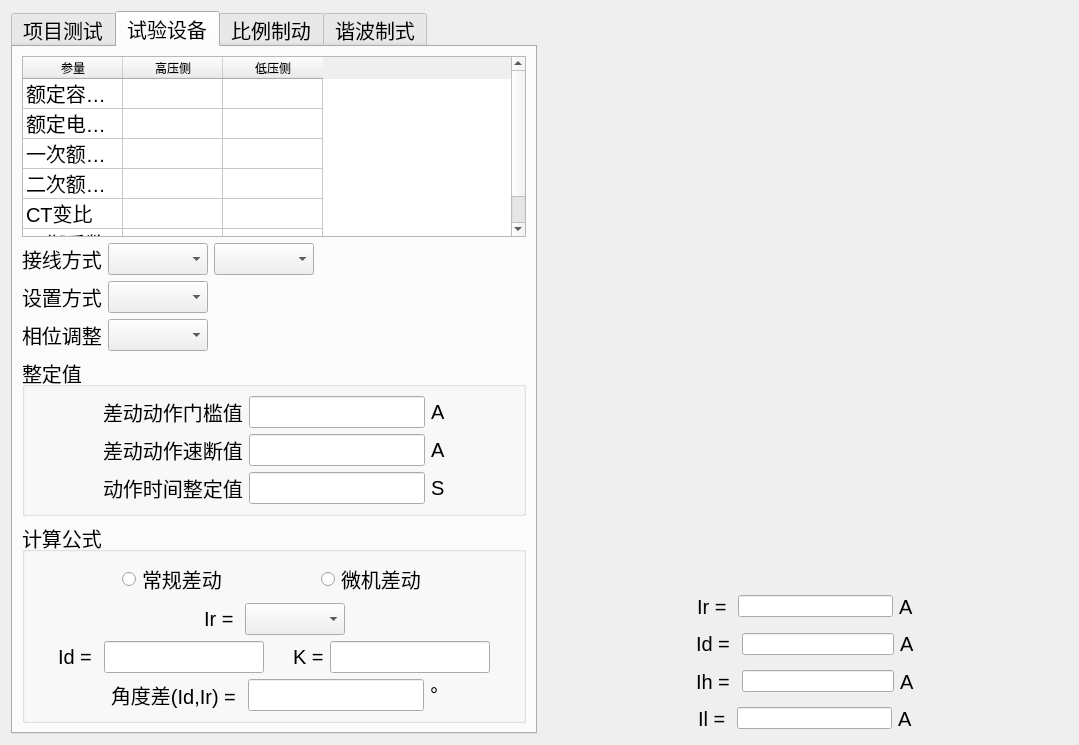
<?xml version="1.0" encoding="UTF-8"?>
<ui version="4.0">
 <class>ui_015</class>
 <widget class="QWidget" name="ui_015">
  <property name="geometry">
   <rect>
    <x>0</x>
    <y>0</y>
    <width>1079</width>
    <height>745</height>
   </rect>
  </property>
  <property name="windowTitle">
   <string>Form</string>
  </property>
  <layout class="QHBoxLayout" name="horizontalLayout_23" stretch="1,1">
   <item>
    <widget class="QTabWidget" name="tabWidget">
     <property name="font">
      <font>
       <pointsize>15</pointsize>
      </font>
     </property>
     <property name="currentIndex">
      <number>1</number>
     </property>
     <widget class="QWidget" name="tab_xmcs">
      <attribute name="title">
       <string>项目测试</string>
      </attribute>
      <layout class="QVBoxLayout" name="verticalLayout_5" stretch="3,2,2,1">
       <item>
        <widget class="QGroupBox" name="groupBox">
         <property name="title">
          <string>测试项目</string>
         </property>
         <layout class="QVBoxLayout" name="verticalLayout">
          <item>
           <widget class="QRadioButton" name="radioButton_2">
            <property name="text">
             <string>比例制动边界搜索</string>
            </property>
           </widget>
          </item>
          <item>
           <widget class="QRadioButton" name="radioButton">
            <property name="text">
             <string>比例制动定点搜索</string>
            </property>
           </widget>
          </item>
          <item>
           <widget class="QRadioButton" name="radioButton_4">
            <property name="text">
             <string>谐波制动边界搜索</string>
            </property>
           </widget>
          </item>
          <item>
           <widget class="QRadioButton" name="radioButton_3">
            <property name="text">
             <string>谐波制动定点搜索</string>
            </property>
           </widget>
          </item>
         </layout>
        </widget>
       </item>
       <item>
        <layout class="QHBoxLayout" name="horizontalLayout">
         <item>
          <widget class="QGroupBox" name="groupBox_2">
           <property name="title">
            <string>测试方式</string>
           </property>
           <layout class="QVBoxLayout" name="verticalLayout_2">
            <item>
             <widget class="QRadioButton" name="radioButton_5">
              <property name="text">
               <string>三路电流差动</string>
              </property>
             </widget>
            </item>
            <item>
             <widget class="QRadioButton" name="radioButton_6">
              <property name="text">
               <string>六路电流差动</string>
              </property>
             </widget>
            </item>
           </layout>
          </widget>
         </item>
         <item>
          <widget class="QGroupBox" name="groupBox_3">
           <property name="title">
            <string>搜索方式</string>
           </property>
           <layout class="QVBoxLayout" name="verticalLayout_3">
            <item>
             <widget class="QRadioButton" name="radioButton_7">
              <property name="text">
               <string>单向逼近</string>
              </property>
             </widget>
            </item>
            <item>
             <widget class="QRadioButton" name="radioButton_8">
              <property name="text">
               <string>双向逼近</string>
              </property>
             </widget>
            </item>
           </layout>
          </widget>
         </item>
        </layout>
       </item>
       <item>
        <widget class="QGroupBox" name="groupBox_4">
         <property name="title">
          <string>测试时间</string>
         </property>
         <layout class="QVBoxLayout" name="verticalLayout_4">
          <item>
           <layout class="QHBoxLayout" name="horizontalLayout_2">
            <item>
             <spacer name="horizontalSpacer">
              <property name="orientation">
               <enum>Qt::Horizontal</enum>
              </property>
              <property name="sizeHint" stdset="0">
               <size>
                <width>40</width>
                <height>20</height>
               </size>
              </property>
             </spacer>
            </item>
            <item>
             <widget class="QLabel" name="label">
              <property name="text">
               <string>最长测试时间</string>
              </property>
             </widget>
            </item>
            <item>
             <widget class="QLineEdit" name="lineEdit"/>
            </item>
            <item>
             <widget class="QLabel" name="label_2">
              <property name="text">
               <string>S</string>
              </property>
             </widget>
            </item>
            <item>
             <spacer name="horizontalSpacer_2">
              <property name="orientation">
               <enum>Qt::Horizontal</enum>
              </property>
              <property name="sizeHint" stdset="0">
               <size>
                <width>40</width>
                <height>20</height>
               </size>
              </property>
             </spacer>
            </item>
           </layout>
          </item>
          <item>
           <layout class="QHBoxLayout" name="horizontalLayout_3">
            <item>
             <spacer name="horizontalSpacer_3">
              <property name="orientation">
               <enum>Qt::Horizontal</enum>
              </property>
              <property name="sizeHint" stdset="0">
               <size>
                <width>40</width>
                <height>20</height>
               </size>
              </property>
             </spacer>
            </item>
            <item>
             <widget class="QLabel" name="label_3">
              <property name="text">
               <string>测试间隔时间</string>
              </property>
             </widget>
            </item>
            <item>
             <widget class="QLineEdit" name="lineEdit_2"/>
            </item>
            <item>
             <widget class="QLabel" name="label_4">
              <property name="text">
               <string>S</string>
              </property>
             </widget>
            </item>
            <item>
             <spacer name="horizontalSpacer_4">
              <property name="orientation">
               <enum>Qt::Horizontal</enum>
              </property>
              <property name="sizeHint" stdset="0">
               <size>
                <width>40</width>
                <height>20</height>
               </size>
              </property>
             </spacer>
            </item>
           </layout>
          </item>
         </layout>
        </widget>
       </item>
       <item>
        <layout class="QHBoxLayout" name="horizontalLayout_4">
         <item>
          <spacer name="horizontalSpacer_5">
           <property name="orientation">
            <enum>Qt::Horizontal</enum>
           </property>
           <property name="sizeHint" stdset="0">
            <size>
             <width>40</width>
             <height>20</height>
            </size>
           </property>
          </spacer>
         </item>
         <item>
          <widget class="QLabel" name="label_5">
           <property name="text">
            <string>分辨率</string>
           </property>
          </widget>
         </item>
         <item>
          <widget class="QLineEdit" name="lineEdit_3"/>
         </item>
         <item>
          <spacer name="horizontalSpacer_6">
           <property name="orientation">
            <enum>Qt::Horizontal</enum>
           </property>
           <property name="sizeHint" stdset="0">
            <size>
             <width>40</width>
             <height>20</height>
            </size>
           </property>
          </spacer>
         </item>
        </layout>
       </item>
      </layout>
     </widget>
     <widget class="QWidget" name="tab_sysb">
      <attribute name="title">
       <string>试验设备</string>
      </attribute>
      <layout class="QVBoxLayout" name="verticalLayout_9">
       <item>
        <widget class="QTableWidget" name="tb_sysb_1">
         <property name="rowCount">
          <number>6</number>
         </property>
         <attribute name="verticalHeaderVisible">
          <bool>false</bool>
         </attribute>
         <row/>
         <row/>
         <row/>
         <row/>
         <row/>
         <row/>
         <column>
          <property name="text">
           <string>参量</string>
          </property>
         </column>
         <column>
          <property name="text">
           <string>高压侧</string>
          </property>
         </column>
         <column>
          <property name="text">
           <string>低压侧</string>
          </property>
         </column>
         <item row="0" column="0">
          <property name="text">
           <string>额定容量MVA</string>
          </property>
         </item>
         <item row="1" column="0">
          <property name="text">
           <string>额定电压KV</string>
          </property>
         </item>
         <item row="2" column="0">
          <property name="text">
           <string>一次额定电流A</string>
          </property>
         </item>
         <item row="3" column="0">
          <property name="text">
           <string>二次额定电流A</string>
          </property>
         </item>
         <item row="4" column="0">
          <property name="text">
           <string>CT变比</string>
          </property>
         </item>
         <item row="5" column="0">
          <property name="text">
           <string>平衡系数</string>
          </property>
         </item>
        </widget>
       </item>
       <item>
        <layout class="QVBoxLayout" name="verticalLayout_6">
         <item>
          <layout class="QHBoxLayout" name="horizontalLayout_5">
           <item>
            <widget class="QLabel" name="label_6">
             <property name="text">
              <string>接线方式</string>
             </property>
            </widget>
           </item>
           <item>
            <widget class="QComboBox" name="comboBox"/>
           </item>
           <item>
            <widget class="QComboBox" name="comboBox_2"/>
           </item>
           <item>
            <spacer name="horizontalSpacer_9">
             <property name="orientation">
              <enum>Qt::Horizontal</enum>
             </property>
             <property name="sizeHint" stdset="0">
              <size>
               <width>40</width>
               <height>20</height>
              </size>
             </property>
            </spacer>
           </item>
          </layout>
         </item>
         <item>
          <layout class="QHBoxLayout" name="horizontalLayout_6">
           <item>
            <widget class="QLabel" name="label_7">
             <property name="text">
              <string>设置方式</string>
             </property>
            </widget>
           </item>
           <item>
            <widget class="QComboBox" name="comboBox_3"/>
           </item>
           <item>
            <spacer name="horizontalSpacer_7">
             <property name="orientation">
              <enum>Qt::Horizontal</enum>
             </property>
             <property name="sizeHint" stdset="0">
              <size>
               <width>40</width>
               <height>20</height>
              </size>
             </property>
            </spacer>
           </item>
          </layout>
         </item>
         <item>
          <layout class="QHBoxLayout" name="horizontalLayout_7">
           <item>
            <widget class="QLabel" name="label_8">
             <property name="text">
              <string>相位调整</string>
             </property>
            </widget>
           </item>
           <item>
            <widget class="QComboBox" name="comboBox_4"/>
           </item>
           <item>
            <spacer name="horizontalSpacer_8">
             <property name="orientation">
              <enum>Qt::Horizontal</enum>
             </property>
             <property name="sizeHint" stdset="0">
              <size>
               <width>40</width>
               <height>20</height>
              </size>
             </property>
            </spacer>
           </item>
          </layout>
         </item>
        </layout>
       </item>
       <item>
        <widget class="QGroupBox" name="groupBox_5">
         <property name="title">
          <string>整定值</string>
         </property>
         <layout class="QVBoxLayout" name="verticalLayout_7">
          <item>
           <layout class="QHBoxLayout" name="horizontalLayout_8">
            <item>
             <spacer name="horizontalSpacer_10">
              <property name="orientation">
               <enum>Qt::Horizontal</enum>
              </property>
              <property name="sizeHint" stdset="0">
               <size>
                <width>40</width>
                <height>20</height>
               </size>
              </property>
             </spacer>
            </item>
            <item>
             <widget class="QLabel" name="label_9">
              <property name="text">
               <string>差动动作门槛值</string>
              </property>
             </widget>
            </item>
            <item>
             <widget class="QLineEdit" name="lineEdit_4"/>
            </item>
            <item>
             <widget class="QLabel" name="label_10">
              <property name="text">
               <string>A</string>
              </property>
             </widget>
            </item>
            <item>
             <spacer name="horizontalSpacer_11">
              <property name="orientation">
               <enum>Qt::Horizontal</enum>
              </property>
              <property name="sizeHint" stdset="0">
               <size>
                <width>40</width>
                <height>20</height>
               </size>
              </property>
             </spacer>
            </item>
           </layout>
          </item>
          <item>
           <layout class="QHBoxLayout" name="horizontalLayout_9">
            <item>
             <spacer name="horizontalSpacer_12">
              <property name="orientation">
               <enum>Qt::Horizontal</enum>
              </property>
              <property name="sizeHint" stdset="0">
               <size>
                <width>40</width>
                <height>20</height>
               </size>
              </property>
             </spacer>
            </item>
            <item>
             <widget class="QLabel" name="label_11">
              <property name="text">
               <string>差动动作速断值</string>
              </property>
             </widget>
            </item>
            <item>
             <widget class="QLineEdit" name="lineEdit_5"/>
            </item>
            <item>
             <widget class="QLabel" name="label_12">
              <property name="text">
               <string>A</string>
              </property>
             </widget>
            </item>
            <item>
             <spacer name="horizontalSpacer_13">
              <property name="orientation">
               <enum>Qt::Horizontal</enum>
              </property>
              <property name="sizeHint" stdset="0">
               <size>
                <width>40</width>
                <height>20</height>
               </size>
              </property>
             </spacer>
            </item>
           </layout>
          </item>
          <item>
           <layout class="QHBoxLayout" name="horizontalLayout_10">
            <item>
             <spacer name="horizontalSpacer_14">
              <property name="orientation">
               <enum>Qt::Horizontal</enum>
              </property>
              <property name="sizeHint" stdset="0">
               <size>
                <width>40</width>
                <height>20</height>
               </size>
              </property>
             </spacer>
            </item>
            <item>
             <widget class="QLabel" name="label_13">
              <property name="text">
               <string>动作时间整定值</string>
              </property>
             </widget>
            </item>
            <item>
             <widget class="QLineEdit" name="lineEdit_6"/>
            </item>
            <item>
             <widget class="QLabel" name="label_14">
              <property name="text">
               <string>S</string>
              </property>
             </widget>
            </item>
            <item>
             <spacer name="horizontalSpacer_15">
              <property name="orientation">
               <enum>Qt::Horizontal</enum>
              </property>
              <property name="sizeHint" stdset="0">
               <size>
                <width>40</width>
                <height>20</height>
               </size>
              </property>
             </spacer>
            </item>
           </layout>
          </item>
         </layout>
        </widget>
       </item>
       <item>
        <widget class="QGroupBox" name="groupBox_6">
         <property name="title">
          <string>计算公式</string>
         </property>
         <layout class="QVBoxLayout" name="verticalLayout_8">
          <item>
           <layout class="QHBoxLayout" name="horizontalLayout_11">
            <item>
             <spacer name="horizontalSpacer_17">
              <property name="orientation">
               <enum>Qt::Horizontal</enum>
              </property>
              <property name="sizeHint" stdset="0">
               <size>
                <width>40</width>
                <height>20</height>
               </size>
              </property>
             </spacer>
            </item>
            <item>
             <widget class="QRadioButton" name="radioButton_9">
              <property name="text">
               <string>常规差动</string>
              </property>
             </widget>
            </item>
            <item>
             <spacer name="horizontalSpacer_19">
              <property name="orientation">
               <enum>Qt::Horizontal</enum>
              </property>
              <property name="sizeHint" stdset="0">
               <size>
                <width>40</width>
                <height>20</height>
               </size>
              </property>
             </spacer>
            </item>
            <item>
             <widget class="QRadioButton" name="radioButton_10">
              <property name="text">
               <string>微机差动</string>
              </property>
             </widget>
            </item>
            <item>
             <spacer name="horizontalSpacer_18">
              <property name="orientation">
               <enum>Qt::Horizontal</enum>
              </property>
              <property name="sizeHint" stdset="0">
               <size>
                <width>40</width>
                <height>20</height>
               </size>
              </property>
             </spacer>
            </item>
           </layout>
          </item>
          <item>
           <layout class="QHBoxLayout" name="horizontalLayout_12">
            <item>
             <spacer name="horizontalSpacer_20">
              <property name="orientation">
               <enum>Qt::Horizontal</enum>
              </property>
              <property name="sizeHint" stdset="0">
               <size>
                <width>40</width>
                <height>20</height>
               </size>
              </property>
             </spacer>
            </item>
            <item>
             <widget class="QLabel" name="label_15">
              <property name="text">
               <string>Ir = </string>
              </property>
             </widget>
            </item>
            <item>
             <widget class="QComboBox" name="comboBox_5"/>
            </item>
            <item>
             <spacer name="horizontalSpacer_21">
              <property name="orientation">
               <enum>Qt::Horizontal</enum>
              </property>
              <property name="sizeHint" stdset="0">
               <size>
                <width>40</width>
                <height>20</height>
               </size>
              </property>
             </spacer>
            </item>
           </layout>
          </item>
          <item>
           <layout class="QHBoxLayout" name="horizontalLayout_13">
            <item>
             <spacer name="horizontalSpacer_22">
              <property name="orientation">
               <enum>Qt::Horizontal</enum>
              </property>
              <property name="sizeHint" stdset="0">
               <size>
                <width>40</width>
                <height>20</height>
               </size>
              </property>
             </spacer>
            </item>
            <item>
             <widget class="QLabel" name="label_16">
              <property name="text">
               <string>Id = </string>
              </property>
             </widget>
            </item>
            <item>
             <widget class="QLineEdit" name="lineEdit_7"/>
            </item>
            <item>
             <spacer name="horizontalSpacer_16">
              <property name="orientation">
               <enum>Qt::Horizontal</enum>
              </property>
              <property name="sizeHint" stdset="0">
               <size>
                <width>40</width>
                <height>20</height>
               </size>
              </property>
             </spacer>
            </item>
            <item>
             <widget class="QLabel" name="label_17">
              <property name="text">
               <string>K =</string>
              </property>
             </widget>
            </item>
            <item>
             <widget class="QLineEdit" name="lineEdit_8"/>
            </item>
            <item>
             <spacer name="horizontalSpacer_23">
              <property name="orientation">
               <enum>Qt::Horizontal</enum>
              </property>
              <property name="sizeHint" stdset="0">
               <size>
                <width>40</width>
                <height>20</height>
               </size>
              </property>
             </spacer>
            </item>
           </layout>
          </item>
          <item>
           <layout class="QHBoxLayout" name="horizontalLayout_14">
            <item>
             <spacer name="horizontalSpacer_24">
              <property name="orientation">
               <enum>Qt::Horizontal</enum>
              </property>
              <property name="sizeHint" stdset="0">
               <size>
                <width>40</width>
                <height>20</height>
               </size>
              </property>
             </spacer>
            </item>
            <item>
             <widget class="QLabel" name="label_18">
              <property name="text">
               <string>角度差(Id,Ir) = </string>
              </property>
             </widget>
            </item>
            <item>
             <widget class="QLineEdit" name="lineEdit_9"/>
            </item>
            <item>
             <widget class="QLabel" name="label_19">
              <property name="text">
               <string>°</string>
              </property>
             </widget>
            </item>
            <item>
             <spacer name="horizontalSpacer_25">
              <property name="orientation">
               <enum>Qt::Horizontal</enum>
              </property>
              <property name="sizeHint" stdset="0">
               <size>
                <width>40</width>
                <height>20</height>
               </size>
              </property>
             </spacer>
            </item>
           </layout>
          </item>
         </layout>
        </widget>
       </item>
      </layout>
     </widget>
     <widget class="QWidget" name="tab_blzd">
      <attribute name="title">
       <string>比例制动</string>
      </attribute>
      <layout class="QVBoxLayout" name="verticalLayout_13">
       <item>
        <widget class="QTableWidget" name="tb_blzd_1">
         <property name="rowCount">
          <number>3</number>
         </property>
         <attribute name="verticalHeaderVisible">
          <bool>false</bool>
         </attribute>
         <row/>
         <row/>
         <row/>
         <column>
          <property name="text">
           <string/>
          </property>
         </column>
         <column>
          <property name="text">
           <string>制动电流(Ir)</string>
          </property>
         </column>
         <column>
          <property name="text">
           <string>差动电流(Id)</string>
          </property>
         </column>
         <item row="0" column="0">
          <property name="text">
           <string>电流始值</string>
          </property>
         </item>
         <item row="1" column="0">
          <property name="text">
           <string>电流终值</string>
          </property>
         </item>
         <item row="2" column="0">
          <property name="text">
           <string>步长</string>
          </property>
         </item>
        </widget>
       </item>
       <item>
        <layout class="QHBoxLayout" name="horizontalLayout_15">
         <item>
          <widget class="QGroupBox" name="groupBox_7">
           <property name="title">
            <string>制动曲线特性定义</string>
           </property>
           <layout class="QGridLayout" name="gridLayout">
            <item row="2" column="0">
             <widget class="QCheckBox" name="checkBox_2">
              <property name="text">
               <string>拐点2</string>
              </property>
             </widget>
            </item>
            <item row="0" column="1">
             <widget class="QLabel" name="label_20">
              <property name="text">
               <string>拐点整定值</string>
              </property>
             </widget>
            </item>
            <item row="1" column="0">
             <widget class="QCheckBox" name="checkBox">
              <property name="text">
               <string>拐点1</string>
              </property>
             </widget>
            </item>
            <item row="3" column="1">
             <widget class="QLineEdit" name="lineEdit_14"/>
            </item>
            <item row="1" column="2">
             <widget class="QLineEdit" name="lineEdit_11"/>
            </item>
            <item row="2" column="2">
             <widget class="QLineEdit" name="lineEdit_13"/>
            </item>
            <item row="1" column="1">
             <widget class="QLineEdit" name="lineEdit_10"/>
            </item>
            <item row="3" column="2">
             <widget class="QLineEdit" name="lineEdit_15"/>
            </item>
            <item row="3" column="0">
             <widget class="QCheckBox" name="checkBox_3">
              <property name="text">
               <string>拐点3</string>
              </property>
             </widget>
            </item>
            <item row="0" column="0">
             <spacer name="horizontalSpacer_26">
              <property name="orientation">
               <enum>Qt::Horizontal</enum>
              </property>
              <property name="sizeHint" stdset="0">
               <size>
                <width>72</width>
                <height>20</height>
               </size>
              </property>
             </spacer>
            </item>
            <item row="0" column="2">
             <widget class="QLabel" name="label_21">
              <property name="text">
               <string>斜率</string>
              </property>
             </widget>
            </item>
            <item row="2" column="1">
             <widget class="QLineEdit" name="lineEdit_12"/>
            </item>
            <item row="0" column="3">
             <spacer name="horizontalSpacer_27">
              <property name="orientation">
               <enum>Qt::Horizontal</enum>
              </property>
              <property name="sizeHint" stdset="0">
               <size>
                <width>40</width>
                <height>20</height>
               </size>
              </property>
             </spacer>
            </item>
            <item row="1" column="3">
             <spacer name="horizontalSpacer_28">
              <property name="orientation">
               <enum>Qt::Horizontal</enum>
              </property>
              <property name="sizeHint" stdset="0">
               <size>
                <width>40</width>
                <height>20</height>
               </size>
              </property>
             </spacer>
            </item>
            <item row="2" column="3">
             <spacer name="horizontalSpacer_29">
              <property name="orientation">
               <enum>Qt::Horizontal</enum>
              </property>
              <property name="sizeHint" stdset="0">
               <size>
                <width>40</width>
                <height>20</height>
               </size>
              </property>
             </spacer>
            </item>
            <item row="3" column="3">
             <spacer name="horizontalSpacer_30">
              <property name="orientation">
               <enum>Qt::Horizontal</enum>
              </property>
              <property name="sizeHint" stdset="0">
               <size>
                <width>40</width>
                <height>20</height>
               </size>
              </property>
             </spacer>
            </item>
           </layout>
          </widget>
         </item>
         <item>
          <layout class="QVBoxLayout" name="verticalLayout_10">
           <item>
            <spacer name="verticalSpacer">
             <property name="orientation">
              <enum>Qt::Vertical</enum>
             </property>
             <property name="sizeHint" stdset="0">
              <size>
               <width>20</width>
               <height>40</height>
              </size>
             </property>
            </spacer>
           </item>
           <item>
            <widget class="QPushButton" name="pushButton">
             <property name="text">
              <string>添加</string>
             </property>
            </widget>
           </item>
          </layout>
         </item>
        </layout>
       </item>
       <item>
        <layout class="QHBoxLayout" name="horizontalLayout_18">
         <item>
          <widget class="QGroupBox" name="groupBox_8">
           <property name="title">
            <string>电流允许量</string>
           </property>
           <layout class="QVBoxLayout" name="verticalLayout_12">
            <item>
             <layout class="QHBoxLayout" name="horizontalLayout_16">
              <item>
               <widget class="QRadioButton" name="radioButton_11">
                <property name="text">
                 <string>相对误差</string>
                </property>
               </widget>
              </item>
              <item>
               <widget class="QLineEdit" name="lineEdit_16"/>
              </item>
              <item>
               <widget class="QLabel" name="label_22">
                <property name="text">
                 <string>%</string>
                </property>
               </widget>
              </item>
              <item>
               <spacer name="horizontalSpacer_31">
                <property name="orientation">
                 <enum>Qt::Horizontal</enum>
                </property>
                <property name="sizeHint" stdset="0">
                 <size>
                  <width>40</width>
                  <height>20</height>
                 </size>
                </property>
               </spacer>
              </item>
             </layout>
            </item>
            <item>
             <layout class="QHBoxLayout" name="horizontalLayout_17">
              <item>
               <widget class="QRadioButton" name="radioButton_12">
                <property name="text">
                 <string>绝对误差</string>
                </property>
               </widget>
              </item>
              <item>
               <widget class="QLineEdit" name="lineEdit_17"/>
              </item>
              <item>
               <widget class="QLabel" name="label_23">
                <property name="text">
                 <string>A</string>
                </property>
               </widget>
              </item>
              <item>
               <spacer name="horizontalSpacer_32">
                <property name="orientation">
                 <enum>Qt::Horizontal</enum>
                </property>
                <property name="sizeHint" stdset="0">
                 <size>
                  <width>40</width>
                  <height>20</height>
                 </size>
                </property>
               </spacer>
              </item>
             </layout>
            </item>
           </layout>
          </widget>
         </item>
         <item>
          <layout class="QVBoxLayout" name="verticalLayout_11">
           <item>
            <widget class="QPushButton" name="pushButton_4">
             <property name="text">
              <string>添加序列</string>
             </property>
            </widget>
           </item>
           <item>
            <widget class="QPushButton" name="pushButton_2">
             <property name="text">
              <string>删除</string>
             </property>
            </widget>
           </item>
           <item>
            <widget class="QPushButton" name="pushButton_3">
             <property name="text">
              <string>全部删除</string>
             </property>
            </widget>
           </item>
          </layout>
         </item>
        </layout>
       </item>
       <item>
        <widget class="QTableWidget" name="tb_blzd_2">
         <attribute name="verticalHeaderVisible">
          <bool>false</bool>
         </attribute>
         <column>
          <property name="text">
           <string>序号</string>
          </property>
         </column>
         <column>
          <property name="text">
           <string>状态</string>
          </property>
         </column>
         <column>
          <property name="text">
           <string>制动电流</string>
          </property>
         </column>
         <column>
          <property name="text">
           <string>差动电流(整定)</string>
          </property>
         </column>
         <column>
          <property name="text">
           <string>差动电流(实际)</string>
          </property>
         </column>
         <column>
          <property name="text">
           <string>偏差</string>
          </property>
         </column>
         <column>
          <property name="text">
           <string>整定时间</string>
          </property>
         </column>
         <column>
          <property name="text">
           <string>动作时间</string>
          </property>
         </column>
        </widget>
       </item>
      </layout>
     </widget>
     <widget class="QWidget" name="tab_xbzs">
      <attribute name="title">
       <string>谐波制式</string>
      </attribute>
     </widget>
    </widget>
   </item>
   <item>
    <layout class="QVBoxLayout" name="verticalLayout_15" stretch="4,1">
     <item>
      <widget class="QWidget" name="widget" native="true"/>
     </item>
     <item>
      <layout class="QVBoxLayout" name="verticalLayout_14">
       <item>
        <layout class="QHBoxLayout" name="horizontalLayout_19">
         <item>
          <spacer name="horizontalSpacer_37">
           <property name="orientation">
            <enum>Qt::Horizontal</enum>
           </property>
           <property name="sizeHint" stdset="0">
            <size>
             <width>40</width>
             <height>20</height>
            </size>
           </property>
          </spacer>
         </item>
         <item>
          <widget class="QLabel" name="label_24">
           <property name="font">
            <font>
             <pointsize>15</pointsize>
            </font>
           </property>
           <property name="text">
            <string>Ir = </string>
           </property>
          </widget>
         </item>
         <item>
          <widget class="QLineEdit" name="lineEdit_18"/>
         </item>
         <item>
          <widget class="QLabel" name="label_25">
           <property name="font">
            <font>
             <pointsize>15</pointsize>
            </font>
           </property>
           <property name="text">
            <string>A</string>
           </property>
          </widget>
         </item>
         <item>
          <spacer name="horizontalSpacer_33">
           <property name="orientation">
            <enum>Qt::Horizontal</enum>
           </property>
           <property name="sizeHint" stdset="0">
            <size>
             <width>40</width>
             <height>20</height>
            </size>
           </property>
          </spacer>
         </item>
        </layout>
       </item>
       <item>
        <layout class="QHBoxLayout" name="horizontalLayout_20">
         <item>
          <spacer name="horizontalSpacer_38">
           <property name="orientation">
            <enum>Qt::Horizontal</enum>
           </property>
           <property name="sizeHint" stdset="0">
            <size>
             <width>40</width>
             <height>20</height>
            </size>
           </property>
          </spacer>
         </item>
         <item>
          <widget class="QLabel" name="label_26">
           <property name="font">
            <font>
             <pointsize>15</pointsize>
            </font>
           </property>
           <property name="text">
            <string>Id = </string>
           </property>
          </widget>
         </item>
         <item>
          <widget class="QLineEdit" name="lineEdit_19"/>
         </item>
         <item>
          <widget class="QLabel" name="label_27">
           <property name="font">
            <font>
             <pointsize>15</pointsize>
            </font>
           </property>
           <property name="text">
            <string>A</string>
           </property>
          </widget>
         </item>
         <item>
          <spacer name="horizontalSpacer_34">
           <property name="orientation">
            <enum>Qt::Horizontal</enum>
           </property>
           <property name="sizeHint" stdset="0">
            <size>
             <width>40</width>
             <height>20</height>
            </size>
           </property>
          </spacer>
         </item>
        </layout>
       </item>
       <item>
        <layout class="QHBoxLayout" name="horizontalLayout_21">
         <item>
          <spacer name="horizontalSpacer_39">
           <property name="orientation">
            <enum>Qt::Horizontal</enum>
           </property>
           <property name="sizeHint" stdset="0">
            <size>
             <width>40</width>
             <height>20</height>
            </size>
           </property>
          </spacer>
         </item>
         <item>
          <widget class="QLabel" name="label_28">
           <property name="font">
            <font>
             <pointsize>15</pointsize>
            </font>
           </property>
           <property name="text">
            <string>Ih = </string>
           </property>
          </widget>
         </item>
         <item>
          <widget class="QLineEdit" name="lineEdit_20"/>
         </item>
         <item>
          <widget class="QLabel" name="label_29">
           <property name="font">
            <font>
             <pointsize>15</pointsize>
            </font>
           </property>
           <property name="text">
            <string>A</string>
           </property>
          </widget>
         </item>
         <item>
          <spacer name="horizontalSpacer_35">
           <property name="orientation">
            <enum>Qt::Horizontal</enum>
           </property>
           <property name="sizeHint" stdset="0">
            <size>
             <width>40</width>
             <height>20</height>
            </size>
           </property>
          </spacer>
         </item>
        </layout>
       </item>
       <item>
        <layout class="QHBoxLayout" name="horizontalLayout_22">
         <item>
          <spacer name="horizontalSpacer_40">
           <property name="orientation">
            <enum>Qt::Horizontal</enum>
           </property>
           <property name="sizeHint" stdset="0">
            <size>
             <width>40</width>
             <height>20</height>
            </size>
           </property>
          </spacer>
         </item>
         <item>
          <widget class="QLabel" name="label_30">
           <property name="font">
            <font>
             <pointsize>15</pointsize>
            </font>
           </property>
           <property name="text">
            <string>Il = </string>
           </property>
          </widget>
         </item>
         <item>
          <widget class="QLineEdit" name="lineEdit_21"/>
         </item>
         <item>
          <widget class="QLabel" name="label_31">
           <property name="font">
            <font>
             <pointsize>15</pointsize>
            </font>
           </property>
           <property name="text">
            <string>A</string>
           </property>
          </widget>
         </item>
         <item>
          <spacer name="horizontalSpacer_36">
           <property name="orientation">
            <enum>Qt::Horizontal</enum>
           </property>
           <property name="sizeHint" stdset="0">
            <size>
             <width>40</width>
             <height>20</height>
            </size>
           </property>
          </spacer>
         </item>
        </layout>
       </item>
      </layout>
     </item>
    </layout>
   </item>
  </layout>
 </widget>
 <resources/>
 <connections/>
</ui>
